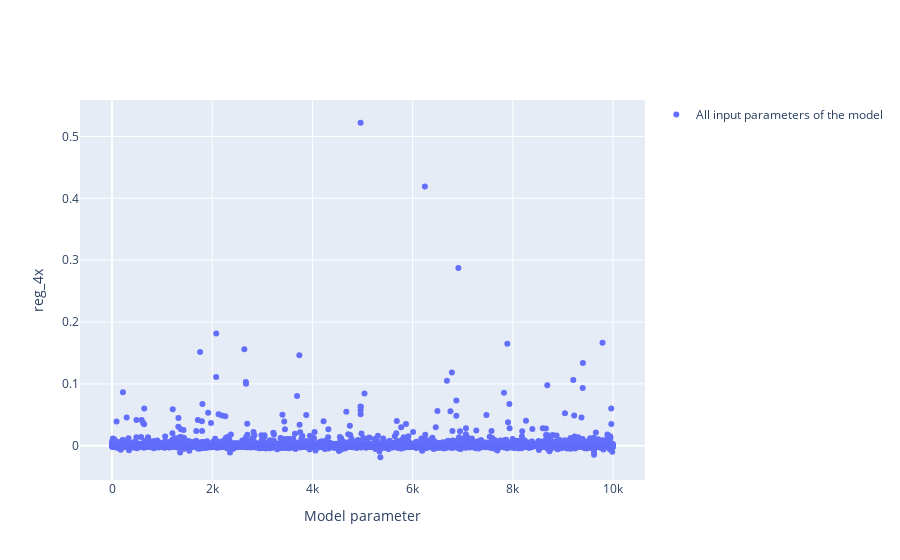

Here is the notebook cell this chart was saved with:
### Code cell
fig = gsa_corr.plot_sa_results({"reg_4x": src_4x})

### Figure 1 — Plotly figure (JSON) as saved in the notebook; plotly's stock layout.template omitted (floating-point values rounded to 4 significant figures; data arrays with more than 128 entries replaced by an {"elided": "..."} marker saying what was removed)
{"data": [{"legendgroup": "gsa_method", "marker": {"color": "#636EFA"}, "mode": "markers", "name": "All input parameters of the model", "showlegend": true, "type": "scatter", "x": {"elided": "10000 int values"}, "xaxis": "x", "y": {"elided": "10000 float values"}, "yaxis": "y"}], "layout": {"xaxis": {"anchor": "y", "domain": [0, 1], "title": {"text": "Model parameter"}}, "yaxis": {"anchor": "x", "domain": [0, 1], "title": {"text": "reg_4x"}}}}
